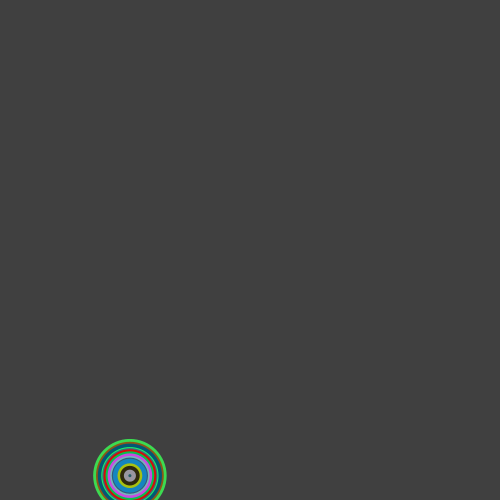
Frame 1 (no input)
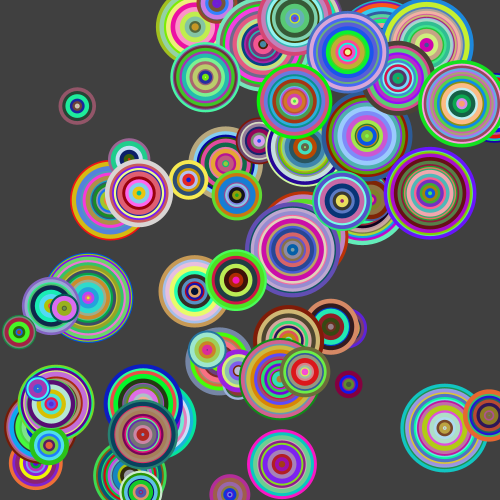
Frame 60 (the mouse pressed at the canvas centre just before this capture)
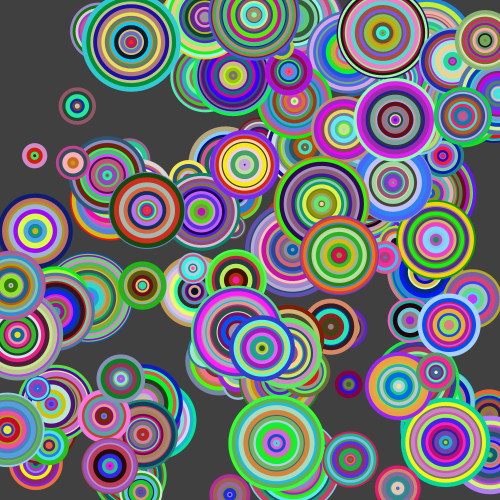
Frame 120 (the mouse held since frame 60 and released just before this capture)

The Processing sketch that drew these frames (run headless with seeded random() and noise(); from frame 60 on, the mouse is pressed at the canvas centre):

// Processing sketch: randomRings
// ── randomRings.pde
void setup() {
  size(500, 500); 
  background(64);
  noStroke();
}

void draw() {

  float size = random (25, 100);

  float x = random(width);
  float y = random(height);

  for (float ring = size; ring >= 0; ring -= random(2, 10)) {
    fill(random(256), random(256), random(256));
    ellipse(x, y, ring, ring);
  }
}
